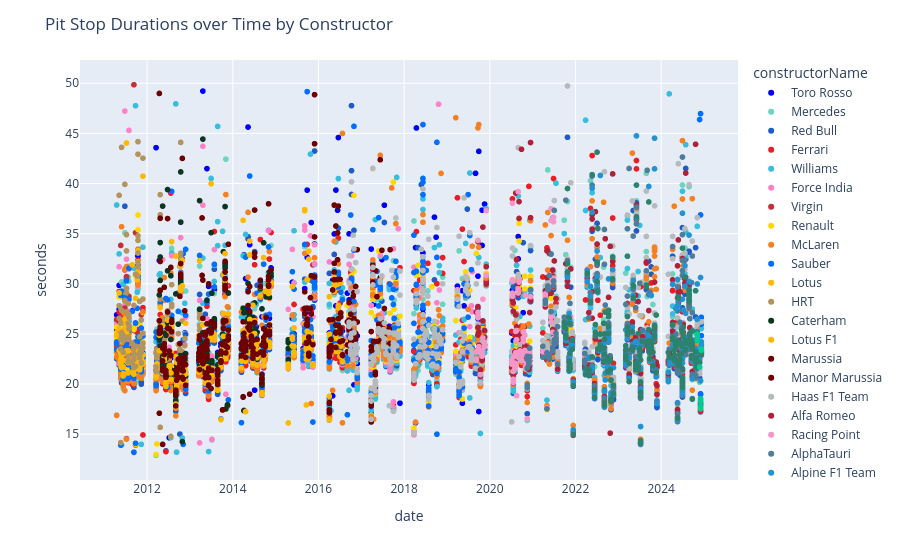

Here is the notebook cell this chart was saved with:
### Code cell
fig = px.scatter(newPitStops[newPitStops['seconds']<50],
                 x='date',
                 y='seconds',
                 color='constructorName',
                 color_discrete_map=constructor_color_map,
                )
fig.update_layout(
    title_text='Pit Stop Durations over Time by Constructor',
)
fig.show()

### Figure 1 — Plotly figure (JSON) as saved in the notebook; plotly's stock layout.template omitted (floating-point values rounded to 4 significant figures; data arrays with more than 128 entries replaced by an {"elided": "..."} marker saying what was removed)
{"data": [{"hovertemplate": "constructorName=Toro Rosso<br>date=%{x}<br>seconds=%{y}<extra></extra>", "legendgroup": "Toro Rosso", "marker": {"color": "#0000FF", "symbol": "circle"}, "mode": "markers", "name": "Toro Rosso", "showlegend": true, "type": "scattergl", "x": {"elided": "669 str values"}, "xaxis": "x", "y": {"elided": "669 float values"}, "yaxis": "y"}, {"hovertemplate": "constructorName=Mercedes<br>date=%{x}<br>seconds=%{y}<extra></extra>", "legendgroup": "Mercedes", "marker": {"color": "#6CD3BF", "symbol": "circle"}, "mode": "markers", "name": "Mercedes", "showlegend": true, "type": "scattergl", "x": {"elided": "1055 str values"}, "xaxis": "x", "y": {"elided": "1055 float values"}, "yaxis": "y"}, {"hovertemplate": "constructorName=Red Bull<br>date=%{x}<br>seconds=%{y}<extra></extra>", "legendgroup": "Red Bull", "marker": {"color": "#1E5BC6", "symbol": "circle"}, "mode": "markers", "name": "Red Bull", "showlegend": true, "type": "scattergl", "x": {"elided": "1077 str values"}, "xaxis": "x", "y": {"elided": "1077 float values"}, "yaxis": "y"}, {"hovertemplate": "constructorName=Ferrari<br>date=%{x}<br>seconds=%{y}<extra></extra>", "legendgroup": "Ferrari", "marker": {"color": "#ED1C24", "symbol": "circle"}, "mode": "markers", "name": "Ferrari", "showlegend": true, "type": "scattergl", "x": {"elided": "1034 str values"}, "xaxis": "x", "y": {"elided": "1034 float values"}, "yaxis": "y"}, {"hovertemplate": "constructorName=Williams<br>date=%{x}<br>seconds=%{y}<extra></extra>", "legendgroup": "Williams", "marker": {"color": "#37BEDD", "symbol": "circle"}, "mode": "markers", "name": "Williams", "showlegend": true, "type": "scattergl", "x": {"elided": "1064 str values"}, "xaxis": "x", "y": {"elided": "1064 float values"}, "yaxis": "y"}, {"hovertemplate": "constructorName=Force India<br>date=%{x}<br>seconds=%{y}<extra></extra>", "legendgroup": "Force India", "marker": {"color": "#FF80C7", "symbol": "circle"}, "mode": "markers", "name": "Force India", "showlegend": true, "type": "scattergl", "x": {"elided": "593 str values"}, "xaxis": "x", "y": {"elided": "593 float values"}, "yaxis": "y"}, {"hovertemplate": "constructorName=Virgin<br>date=%{x}<br>seconds=%{y}<extra></extra>", "legendgroup": "Virgin", "marker": {"color": "#c82e37", "symbol": "circle"}, "mode": "markers", "name": "Virgin", "showlegend": true, "type": "scattergl", "x": ["2011-04-17T00:00:00.000000", "2011-04-17T00:00:00.000000", "2011-04-17T00:00:00.000000", "2011-05-08T00:00:00.000000", "2011-05-08T00:00:00.000000", "2011-05-08T00:00:00.000000", "2011-05-08T00:00:00.000000", "2011-05-22T00:00:00.000000", "2011-05-22T00:00:00.000000", "2011-05-22T00:00:00.000000", "2011-05-22T00:00:00.000000", "2011-05-22T00:00:00.000000", "2011-05-29T00:00:00.000000", "2011-05-29T00:00:00.000000", "2011-06-12T00:00:00.000000", "2011-06-12T00:00:00.000000", "2011-06-12T00:00:00.000000", "2011-06-12T00:00:00.000000", "2011-06-12T00:00:00.000000", "2011-06-12T00:00:00.000000", "2011-06-26T00:00:00.000000", "2011-06-26T00:00:00.000000", "2011-06-26T00:00:00.000000", "2011-07-10T00:00:00.000000", "2011-07-10T00:00:00.000000", "2011-07-10T00:00:00.000000", "2011-07-10T00:00:00.000000", "2011-07-10T00:00:00.000000", "2011-07-10T00:00:00.000000", "2011-07-10T00:00:00.000000", "2011-07-24T00:00:00.000000", "2011-07-24T00:00:00.000000", "2011-07-24T00:00:00.000000", "2011-07-24T00:00:00.000000", "2011-07-31T00:00:00.000000", "2011-07-31T00:00:00.000000", "2011-07-31T00:00:00.000000", "2011-07-31T00:00:00.000000", "2011-08-28T00:00:00.000000", "2011-08-28T00:00:00.000000", "2011-08-28T00:00:00.000000", "2011-08-28T00:00:00.000000", "2011-09-11T00:00:00.000000", "2011-09-11T00:00:00.000000", "2011-09-11T00:00:00.000000", "2011-09-11T00:00:00.000000", "2011-09-11T00:00:00.000000", "2011-09-11T00:00:00.000000", "2011-09-11T00:00:00.000000", "2011-09-25T00:00:00.000000", "2011-09-25T00:00:00.000000", "2011-09-25T00:00:00.000000", "2011-09-25T00:00:00.000000", "2011-09-25T00:00:00.000000", "2011-09-25T00:00:00.000000", "2011-10-09T00:00:00.000000", "2011-10-09T00:00:00.000000", "2011-10-16T00:00:00.000000", "2011-10-16T00:00:00.000000", "2011-10-30T00:00:00.000000", "2011-10-30T00:00:00.000000", "2011-10-30T00:00:00.000000", "2011-10-30T00:00:00.000000", "2011-10-30T00:00:00.000000", "2011-10-30T00:00:00.000000", "2011-11-13T00:00:00.000000", "2011-11-13T00:00:00.000000", "2011-11-13T00:00:00.000000", "2011-11-13T00:00:00.000000", "2011-11-27T00:00:00.000000", "2011-11-27T00:00:00.000000", "2011-11-27T00:00:00.000000", "2012-03-18T00:00:00.000000", "2012-03-18T00:00:00.000000", "2012-03-25T00:00:00.000000", "2012-03-25T00:00:00.000000", "2012-03-25T00:00:00.000000"], "xaxis": "x", "y": [25.26, 23.79, 26.45, 24.62, 26.25, 24.43, 24.42, 22.68, 22.9, 21.91, 22.8, 33.83, 22.78, 24.84, 22.74, 23.18, 22.98, 21.63, 21.71, 21.17, 26.83, 27.58, 26.46, 24.14, 30.5, 24.66, 24.43, 14.54, 25.08, 30.71, 21.9, 21.94, 22.25, 22.03, 25.42, 28.74, 25.43, 24.96, 22.25, 20.76, 21.25, 23.59, 22.22, 25.34, 20.61, 20.92, 49.85, 22.47, 20.93, 35.09, 13.91, 22.94, 24.2, 21.72, 22.11, 25.15, 22.78, 31.76, 31.59, 25.56, 23.01, 21.73, 22.26, 22.88, 24.27, 22.53, 26.91, 22.41, 22.48, 27.38, 22.69, 22.47, 21.79, 20.56, 21.86, 22.45, 23.54], "yaxis": "y"}, {"hovertemplate": "constructorName=Renault<br>date=%{x}<br>seconds=%{y}<extra></extra>", "legendgroup": "Renault", "marker": {"color": "#FFD800", "symbol": "circle"}, "mode": "markers", "name": "Renault", "showlegend": true, "type": "scattergl", "x": {"elided": "389 str values"}, "xaxis": "x", "y": {"elided": "389 float values"}, "yaxis": "y"}, {"hovertemplate": "constructorName=McLaren<br>date=%{x}<br>seconds=%{y}<extra></extra>", "legendgroup": "McLaren", "marker": {"color": "#F58020", "symbol": "circle"}, "mode": "markers", "name": "McLaren", "showlegend": true, "type": "scattergl", "x": {"elided": "1035 str values"}, "xaxis": "x", "y": {"elided": "1035 float values"}, "yaxis": "y"}, {"hovertemplate": "constructorName=Sauber<br>date=%{x}<br>seconds=%{y}<extra></extra>", "legendgroup": "Sauber", "marker": {"color": "#006EFF", "symbol": "circle"}, "mode": "markers", "name": "Sauber", "showlegend": true, "type": "scattergl", "x": {"elided": "685 str values"}, "xaxis": "x", "y": {"elided": "685 float values"}, "yaxis": "y"}, {"hovertemplate": "constructorName=Lotus<br>date=%{x}<br>seconds=%{y}<extra></extra>", "legendgroup": "Lotus", "marker": {"color": "#FFB800", "symbol": "circle"}, "mode": "markers", "name": "Lotus", "showlegend": true, "type": "scattergl", "x": ["2011-04-17T00:00:00.000000", "2011-04-17T00:00:00.000000", "2011-04-17T00:00:00.000000", "2011-05-08T00:00:00.000000", "2011-05-08T00:00:00.000000", "2011-05-08T00:00:00.000000", "2011-05-22T00:00:00.000000", "2011-05-22T00:00:00.000000", "2011-05-22T00:00:00.000000", "2011-05-22T00:00:00.000000", "2011-05-29T00:00:00.000000", "2011-05-29T00:00:00.000000", "2011-05-29T00:00:00.000000", "2011-05-29T00:00:00.000000", "2011-05-29T00:00:00.000000", "2011-05-29T00:00:00.000000", "2011-06-12T00:00:00.000000", "2011-06-12T00:00:00.000000", "2011-06-12T00:00:00.000000", "2011-06-12T00:00:00.000000", "2011-06-12T00:00:00.000000", "2011-06-12T00:00:00.000000", "2011-06-26T00:00:00.000000", "2011-06-26T00:00:00.000000", "2011-06-26T00:00:00.000000", "2011-06-26T00:00:00.000000", "2011-07-10T00:00:00.000000", "2011-07-10T00:00:00.000000", "2011-07-10T00:00:00.000000", "2011-07-24T00:00:00.000000", "2011-07-24T00:00:00.000000", "2011-07-24T00:00:00.000000", "2011-07-24T00:00:00.000000", "2011-07-24T00:00:00.000000", "2011-08-28T00:00:00.000000", "2011-08-28T00:00:00.000000", "2011-08-28T00:00:00.000000", "2011-08-28T00:00:00.000000", "2011-08-28T00:00:00.000000", "2011-09-11T00:00:00.000000", "2011-09-11T00:00:00.000000", "2011-09-11T00:00:00.000000", "2011-09-11T00:00:00.000000", "2011-09-11T00:00:00.000000", "2011-09-11T00:00:00.000000", "2011-09-25T00:00:00.000000", "2011-09-25T00:00:00.000000", "2011-09-25T00:00:00.000000", "2011-09-25T00:00:00.000000", "2011-09-25T00:00:00.000000", "2011-10-09T00:00:00.000000", "2011-10-09T00:00:00.000000", "2011-10-09T00:00:00.000000", "2011-10-09T00:00:00.000000", "2011-10-16T00:00:00.000000", "2011-10-16T00:00:00.000000", "2011-10-16T00:00:00.000000", "2011-10-16T00:00:00.000000", "2011-10-16T00:00:00.000000", "2011-10-16T00:00:00.000000", "2011-10-30T00:00:00.000000", "2011-10-30T00:00:00.000000", "2011-10-30T00:00:00.000000", "2011-10-30T00:00:00.000000", "2011-10-30T00:00:00.000000", "2011-10-30T00:00:00.000000", "2011-11-13T00:00:00.000000", "2011-11-13T00:00:00.000000", "2011-11-13T00:00:00.000000", "2011-11-13T00:00:00.000000", "2011-11-27T00:00:00.000000", "2011-11-27T00:00:00.000000", "2011-11-27T00:00:00.000000", "2011-11-27T00:00:00.000000", "2011-11-27T00:00:00.000000", "2012-03-18T00:00:00.000000", "2012-03-18T00:00:00.000000", "2012-03-18T00:00:00.000000", "2012-03-18T00:00:00.000000", "2012-03-25T00:00:00.000000", "2012-03-25T00:00:00.000000", "2012-03-25T00:00:00.000000", "2012-03-25T00:00:00.000000", "2012-03-25T00:00:00.000000"], "xaxis": "x", "y": [24.9, 24.86, 24.85, 25.52, 29.08, 23.34, 22.48, 23.03, 21.89, 22.26, 23.07, 22.85, 22.86, 21.63, 22.22, 23.11, 22.36, 21.02, 20.81, 21.72, 23.07, 23.0, 26.48, 25.59, 26.07, 25.88, 44.04, 23.33, 25.14, 23.24, 23.33, 21.13, 22.13, 22.63, 31.88, 22.09, 22.33, 21.18, 22.46, 22.77, 23.12, 22.15, 20.99, 22.36, 21.71, 28.54, 22.16, 22.01, 21.48, 22.31, 30.39, 23.3, 23.42, 22.61, 32.2, 31.05, 33.32, 31.62, 31.17, 31.21, 21.41, 21.64, 21.52, 22.23, 22.53, 22.16, 22.44, 21.95, 22.85, 22.67, 40.73, 22.23, 22.89, 22.0, 24.15, 21.15, 20.82, 20.65, 20.79, 22.85, 22.62, 22.01, 21.55, 21.48], "yaxis": "y"}, {"hovertemplate": "constructorName=HRT<br>date=%{x}<br>seconds=%{y}<extra></extra>", "legendgroup": "HRT", "marker": {"color": "#b2945e", "symbol": "circle"}, "mode": "markers", "name": "HRT", "showlegend": true, "type": "scattergl", "x": {"elided": "148 str values"}, "xaxis": "x", "y": {"elided": "148 float values"}, "yaxis": "y"}, {"hovertemplate": "constructorName=Caterham<br>date=%{x}<br>seconds=%{y}<extra></extra>", "legendgroup": "Caterham", "marker": {"color": "#0b361f", "symbol": "circle"}, "mode": "markers", "name": "Caterham", "showlegend": true, "type": "scattergl", "x": {"elided": "238 str values"}, "xaxis": "x", "y": {"elided": "238 float values"}, "yaxis": "y"}, {"hovertemplate": "constructorName=Lotus F1<br>date=%{x}<br>seconds=%{y}<extra></extra>", "legendgroup": "Lotus F1", "marker": {"color": "#FFB800", "symbol": "circle"}, "mode": "markers", "name": "Lotus F1", "showlegend": true, "type": "scattergl", "x": {"elided": "280 str values"}, "xaxis": "x", "y": {"elided": "280 float values"}, "yaxis": "y"}, {"hovertemplate": "constructorName=Marussia<br>date=%{x}<br>seconds=%{y}<extra></extra>", "legendgroup": "Marussia", "marker": {"color": "#6E0000", "symbol": "circle"}, "mode": "markers", "name": "Marussia", "showlegend": true, "type": "scattergl", "x": {"elided": "230 str values"}, "xaxis": "x", "y": {"elided": "230 float values"}, "yaxis": "y"}, {"hovertemplate": "constructorName=Manor Marussia<br>date=%{x}<br>seconds=%{y}<extra></extra>", "legendgroup": "Manor Marussia", "marker": {"color": "#6E0000", "symbol": "circle"}, "mode": "markers", "name": "Manor Marussia", "showlegend": true, "type": "scattergl", "x": {"elided": "148 str values"}, "xaxis": "x", "y": {"elided": "148 float values"}, "yaxis": "y"}, {"hovertemplate": "constructorName=Haas F1 Team<br>date=%{x}<br>seconds=%{y}<extra></extra>", "legendgroup": "Haas F1 Team", "marker": {"color": "#B6BABD", "symbol": "circle"}, "mode": "markers", "name": "Haas F1 Team", "showlegend": true, "type": "scattergl", "x": {"elided": "633 str values"}, "xaxis": "x", "y": {"elided": "633 float values"}, "yaxis": "y"}, {"hovertemplate": "constructorName=Alfa Romeo<br>date=%{x}<br>seconds=%{y}<extra></extra>", "legendgroup": "Alfa Romeo", "marker": {"color": "#B12039", "symbol": "circle"}, "mode": "markers", "name": "Alfa Romeo", "showlegend": true, "type": "scattergl", "x": {"elided": "339 str values"}, "xaxis": "x", "y": {"elided": "339 float values"}, "yaxis": "y"}, {"hovertemplate": "constructorName=Racing Point<br>date=%{x}<br>seconds=%{y}<extra></extra>", "legendgroup": "Racing Point", "marker": {"color": "#F596C8", "symbol": "circle"}, "mode": "markers", "name": "Racing Point", "showlegend": true, "type": "scattergl", "x": ["2019-09-08T00:00:00.000000", "2019-09-08T00:00:00.000000", "2019-09-22T00:00:00.000000", "2019-09-22T00:00:00.000000", "2019-09-22T00:00:00.000000", "2019-09-22T00:00:00.000000", "2019-09-29T00:00:00.000000", "2019-09-29T00:00:00.000000", "2019-09-29T00:00:00.000000", "2019-10-13T00:00:00.000000", "2019-10-13T00:00:00.000000", "2019-10-27T00:00:00.000000", "2019-10-27T00:00:00.000000", "2019-10-27T00:00:00.000000", "2019-11-03T00:00:00.000000", "2019-11-03T00:00:00.000000", "2019-11-17T00:00:00.000000", "2019-11-17T00:00:00.000000", "2019-12-01T00:00:00.000000", "2019-12-01T00:00:00.000000", "2020-07-05T00:00:00.000000", "2020-07-05T00:00:00.000000", "2020-07-12T00:00:00.000000", "2020-07-12T00:00:00.000000", "2020-07-12T00:00:00.000000", "2020-07-12T00:00:00.000000", "2020-07-12T00:00:00.000000", "2020-07-19T00:00:00.000000", "2020-07-19T00:00:00.000000", "2020-07-19T00:00:00.000000", "2020-07-19T00:00:00.000000", "2020-07-19T00:00:00.000000", "2020-08-02T00:00:00.000000", "2020-08-02T00:00:00.000000", "2020-08-02T00:00:00.000000", "2020-08-09T00:00:00.000000", "2020-08-09T00:00:00.000000", "2020-08-09T00:00:00.000000", "2020-08-16T00:00:00.000000", "2020-08-16T00:00:00.000000", "2020-08-16T00:00:00.000000", "2020-08-30T00:00:00.000000", "2020-08-30T00:00:00.000000", "2020-08-30T00:00:00.000000", "2020-08-30T00:00:00.000000", "2020-09-06T00:00:00.000000", "2020-09-06T00:00:00.000000", "2020-09-13T00:00:00.000000", "2020-09-13T00:00:00.000000", "2020-09-13T00:00:00.000000", "2020-09-27T00:00:00.000000", "2020-09-27T00:00:00.000000", "2020-10-11T00:00:00.000000", "2020-10-11T00:00:00.000000", "2020-10-11T00:00:00.000000", "2020-10-25T00:00:00.000000", "2020-10-25T00:00:00.000000", "2020-10-25T00:00:00.000000", "2020-10-25T00:00:00.000000", "2020-11-01T00:00:00.000000", "2020-11-01T00:00:00.000000", "2020-11-01T00:00:00.000000", "2020-11-15T00:00:00.000000", "2020-11-15T00:00:00.000000", "2020-11-29T00:00:00.000000", "2020-11-29T00:00:00.000000", "2020-12-06T00:00:00.000000", "2020-12-06T00:00:00.000000", "2020-12-06T00:00:00.000000", "2020-12-06T00:00:00.000000", "2020-12-06T00:00:00.000000", "2020-12-13T00:00:00.000000", "2021-04-18T00:00:00.000000", "2021-04-18T00:00:00.000000", "2021-04-18T00:00:00.000000", "2021-04-18T00:00:00.000000", "2021-04-18T00:00:00.000000", "2022-03-20T00:00:00.000000", "2022-03-20T00:00:00.000000", "2022-03-20T00:00:00.000000", "2021-03-28T00:00:00.000000", "2021-03-28T00:00:00.000000", "2021-11-21T00:00:00.000000", "2021-05-02T00:00:00.000000", "2021-05-02T00:00:00.000000", "2021-05-02T00:00:00.000000", "2021-05-02T00:00:00.000000", "2021-05-02T00:00:00.000000", "2021-05-09T00:00:00.000000", "2021-05-23T00:00:00.000000", "2021-05-23T00:00:00.000000", "2021-05-23T00:00:00.000000", "2021-05-23T00:00:00.000000", "2021-06-06T00:00:00.000000", "2021-06-06T00:00:00.000000", "2021-06-06T00:00:00.000000", "2021-06-06T00:00:00.000000", "2021-06-27T00:00:00.000000", "2021-06-27T00:00:00.000000", "2021-06-27T00:00:00.000000", "2021-06-27T00:00:00.000000", "2021-06-27T00:00:00.000000", "2021-06-20T00:00:00.000000", "2021-06-20T00:00:00.000000", "2021-06-20T00:00:00.000000", "2021-07-04T00:00:00.000000", "2021-07-04T00:00:00.000000", "2021-07-18T00:00:00.000000", "2021-07-18T00:00:00.000000", "2021-07-18T00:00:00.000000", "2021-08-01T00:00:00.000000"], "xaxis": "x", "y": [23.23, 22.47, 34.34, 27.14, 26.6, 26.8, 23.73, 23.47, 23.52, 20.94, 23.1, 23.32, 22.78, 22.9, 28.46, 24.59, 24.08, 23.73, 37.29, 30.85, 21.98, 22.33, 30.4, 30.26, 38.03, 29.07, 28.75, 22.7, 21.26, 21.96, 20.47, 20.15, 22.09, 21.9, 21.56, 22.77, 23.13, 25.25, 18.84, 24.42, 25.34, 29.08, 29.48, 39.19, 29.46, 30.27, 30.17, 23.29, 22.88, 23.3, 22.36, 22.75, 24.57, 24.21, 25.2, 23.08, 23.35, 23.14, 24.84, 28.84, 21.78, 22.23, 22.38, 16.55, 22.12, 22.76, 23.08, 23.26, 22.53, 22.05, 22.06, 28.72, 28.98, 28.23, 28.39, 27.97, 28.74, 22.35, 22.64, 22.39, 23.69, 23.18, 26.69, 17.62, 17.53, 23.09, 22.85, 23.0, 29.6, 22.88, 22.7, 22.69, 22.61, 26.18, 36.31, 37.48, 26.64, 36.19, 29.98, 30.57, 30.55, 36.63, 23.73, 25.16, 23.65, 24.32, 24.59, 24.21, 24.68, 24.51, 22.04], "yaxis": "y"}, {"hovertemplate": "constructorName=AlphaTauri<br>date=%{x}<br>seconds=%{y}<extra></extra>", "legendgroup": "AlphaTauri", "marker": {"color": "#4E7C9B", "symbol": "circle"}, "mode": "markers", "name": "AlphaTauri", "showlegend": true, "type": "scattergl", "x": {"elided": "283 str values"}, "xaxis": "x", "y": {"elided": "283 float values"}, "yaxis": "y"}, {"hovertemplate": "constructorName=Alpine F1 Team<br>date=%{x}<br>seconds=%{y}<extra></extra>", "legendgroup": "Alpine F1 Team", "marker": {"color": "#2293D1", "symbol": "circle"}, "mode": "markers", "name": "Alpine F1 Team", "showlegend": true, "type": "scattergl", "x": {"elided": "275 str values"}, "xaxis": "x", "y": {"elided": "275 float values"}, "yaxis": "y"}, {"hovertemplate": "constructorName=Aston Martin<br>date=%{x}<br>seconds=%{y}<extra></extra>", "legendgroup": "Aston Martin", "marker": {"color": "#2D826D", "symbol": "circle"}, "mode": "markers", "name": "Aston Martin", "showlegend": true, "type": "scattergl", "x": {"elided": "301 str values"}, "xaxis": "x", "y": {"elided": "301 float values"}, "yaxis": "y"}, {"hovertemplate": "constructorName=RB F1 Team<br>date=%{x}<br>seconds=%{y}<extra></extra>", "legendgroup": "RB F1 Team", "marker": {"color": "#00cc96", "symbol": "circle"}, "mode": "markers", "name": "RB F1 Team", "showlegend": true, "type": "scattergl", "x": ["2024-11-03T00:00:00.000000", "2024-11-03T00:00:00.000000", "2024-11-03T00:00:00.000000", "2024-11-03T00:00:00.000000", "2024-11-23T00:00:00.000000", "2024-12-01T00:00:00.000000", "2024-12-01T00:00:00.000000", "2024-12-01T00:00:00.000000", "2024-12-01T00:00:00.000000", "2024-12-08T00:00:00.000000", "2024-12-08T00:00:00.000000", "NaT", "NaT", "NaT", "NaT", "NaT", "NaT", "NaT", "NaT", "NaT", "NaT", "NaT", "NaT", "NaT", "NaT", "NaT", "NaT", "NaT", "NaT", "NaT", "NaT", "NaT", "NaT", "NaT", "NaT", "NaT", "NaT", "NaT", "NaT", "NaT", "NaT", "NaT", "NaT", "NaT", "NaT", "NaT", "NaT", "NaT", "NaT", "NaT", "NaT", "NaT", "NaT", "NaT", "NaT", "NaT", "NaT", "NaT", "NaT", "NaT", "NaT", "NaT", "NaT", "NaT", "NaT", "NaT", "NaT", "NaT", "NaT", "NaT", "NaT", "NaT"], "xaxis": "x", "y": [24.99, 24.72, 24.32, 24.86, 21.69, 18.27, 18.52, 17.75, 17.54, 23.36, 23.49, 23.16, 22.6, 22.39, 22.15, 22.54, 30.07, 29.63, 30.3, 23.86, 25.57, 22.06, 22.36, 22.08, 22.11, 22.56, 21.5, 21.25, 21.09, 23.44, 28.88, 30.0, 29.87, 29.66, 21.08, 21.38, 21.47, 22.64, 23.45, 22.33, 21.25, 20.94, 20.88, 30.32, 20.92, 21.98, 30.32, 29.66, 29.07, 29.65, 24.19, 23.84, 22.59, 30.3, 25.43, 28.17, 21.17, 21.05, 21.21, 20.64, 29.02, 45.05, 22.71, 22.74, 35.85, 26.79, 29.27, 34.66, 21.87, 23.41, 22.57, 32.32], "yaxis": "y"}], "layout": {"legend": {"title": {"text": "constructorName"}, "tracegroupgap": 0}, "margin": {"t": 60}, "title": {"text": "Pit Stop Durations over Time by Constructor"}, "xaxis": {"anchor": "y", "domain": [0, 1], "title": {"text": "date"}}, "yaxis": {"anchor": "x", "domain": [0, 1], "title": {"text": "seconds"}}}}
